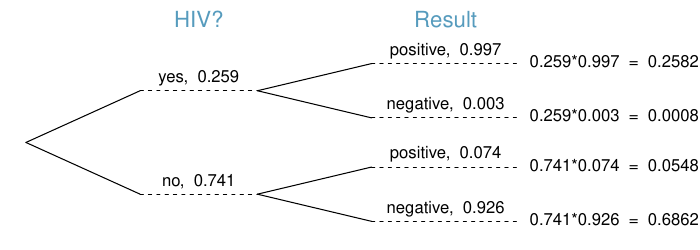

Source code (R):
# load openintro for treeDiag function ------------------------------
library(openintro)

# tree --------------------------------------------------------------
pdf("tree_hiv_swaziland.pdf", width = 6, height = 2.5)
treeDiag(c("HIV?", "Result"), 
         c(0.259, 1-0.259), list(c(0.997, 0.003), c(1-0.926, 0.926)), 
         c("yes","no"), c("positive","negative"), 
         textwd=0.19, solwd=0.33, showWork=TRUE,
         col.main = COL[1])
dev.off()